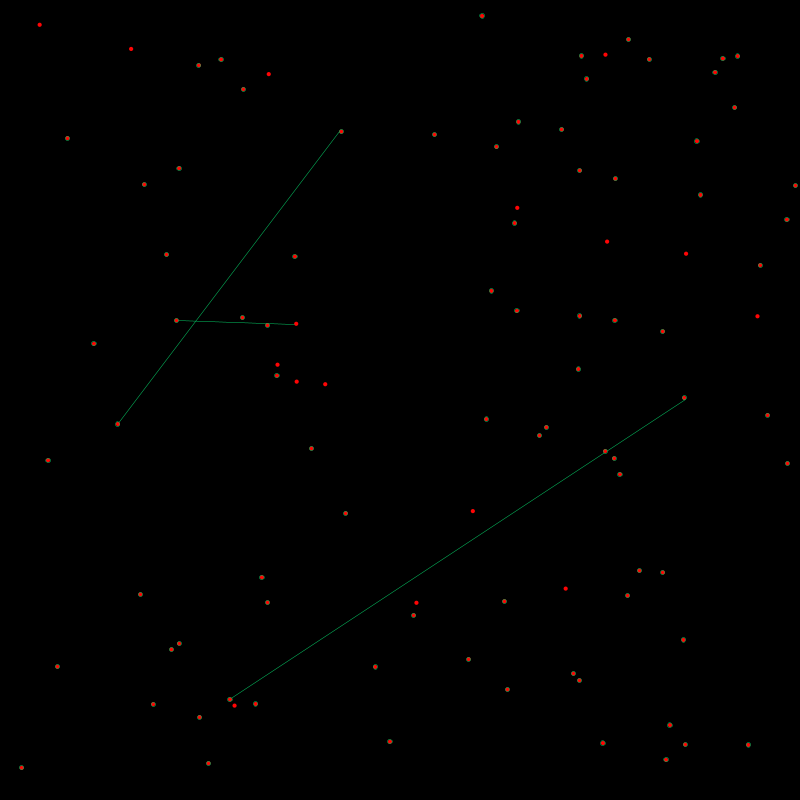
Frame 1 (no input)
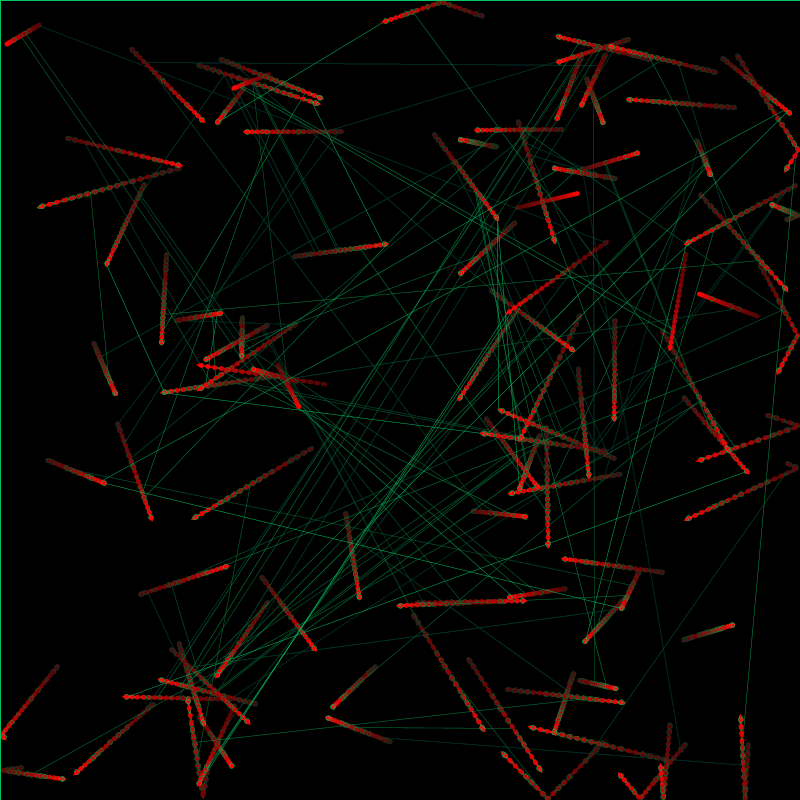
Frame 60 (the mouse pressed at the canvas centre just before this capture)
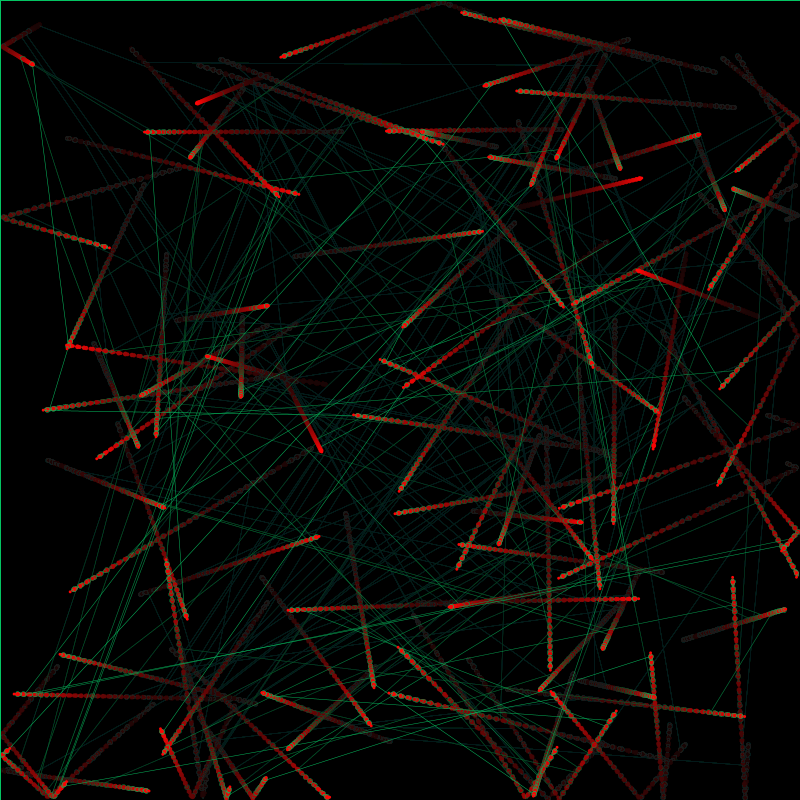
Frame 120 (the mouse held since frame 60 and released just before this capture)

The Processing sketch that drew these frames (run headless with seeded random() and noise(); from frame 60 on, the mouse is pressed at the canvas centre):

// Processing sketch: processing_153558
// ── processing_153558.pde

// AP Spinnning tops using arrays

float x[],y[];  //ball position
float distInc[] ;   //distance increment
float ballRadius;
float angle[];


int num;  //number of balls


void setup() {
  size(800,800);
  ellipseMode(CENTER);
  background(0);
  
  num=100;
  ballRadius=5;
  
  x=new float[num];
  y=new float[num];
  distInc=new float[num];
  angle = new float[num];

  
   for (int i=0; i < num-1; i++) {
    x[i] = random(0,width);
    y[i] = random(0,height);
   
    angle[i] = random(-2,2);
     
   // pickRandomColours();
     
    distInc[i] = random(0.1,0.4);
  }
}
  
  
  void draw() {
 
  //background(0);
  fill(0,5);
  rect(0,0,width,height);
  noStroke();
  strokeWeight(0.5);
   
  for (int i=0; i < num-1; i++) {

    fill(255,5,5);
     ellipse(x[i],y[i],ballRadius*sin(frameCount),ballRadius*sin(frameCount));

    
     // Move ball to next location
    x[i] += (distInc[i] * TWO_PI * sin(angle[i]));
    y[i] += (distInc[i] * TWO_PI * cos(angle[i]));

       // draw line between pairs of blobs
    if (i < num-2 && (int) random(50) == 0) {
      stroke (5,200,100);
      line (x[i],y[i],x[i+1],y[i+1]);
    }

    
    
    
    
     // Reverse direction on hitting horizontal screen edge
    if (x[i] <= ballRadius/2 ||
        x[i] >= width - ballRadius/2) {
      angle[i] = - angle[i];
    }
   
    // Reverse direction on hitting vertical screen edge
    if (y[i] <= ballRadius/2 ||
      y[i] >= height - ballRadius/2) {
      angle[i] = PI - angle[i];
    }

    
    
    
  }
  
  }
  
